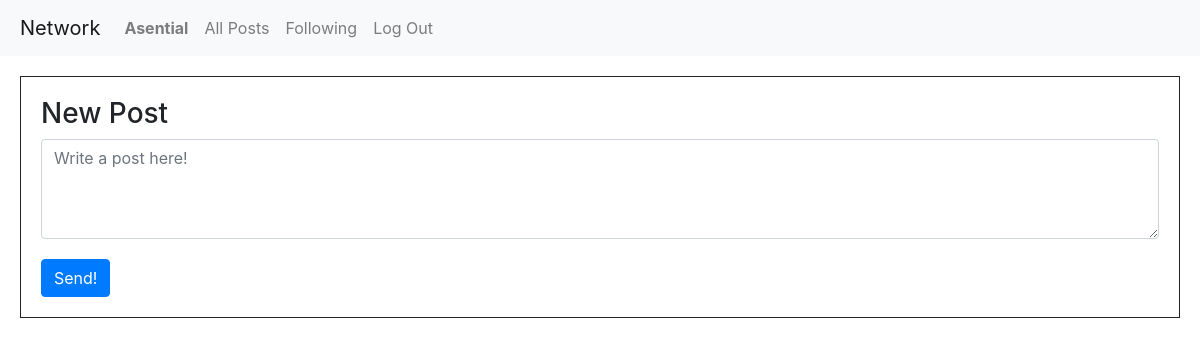
Before: / (signed in) with the older database file.
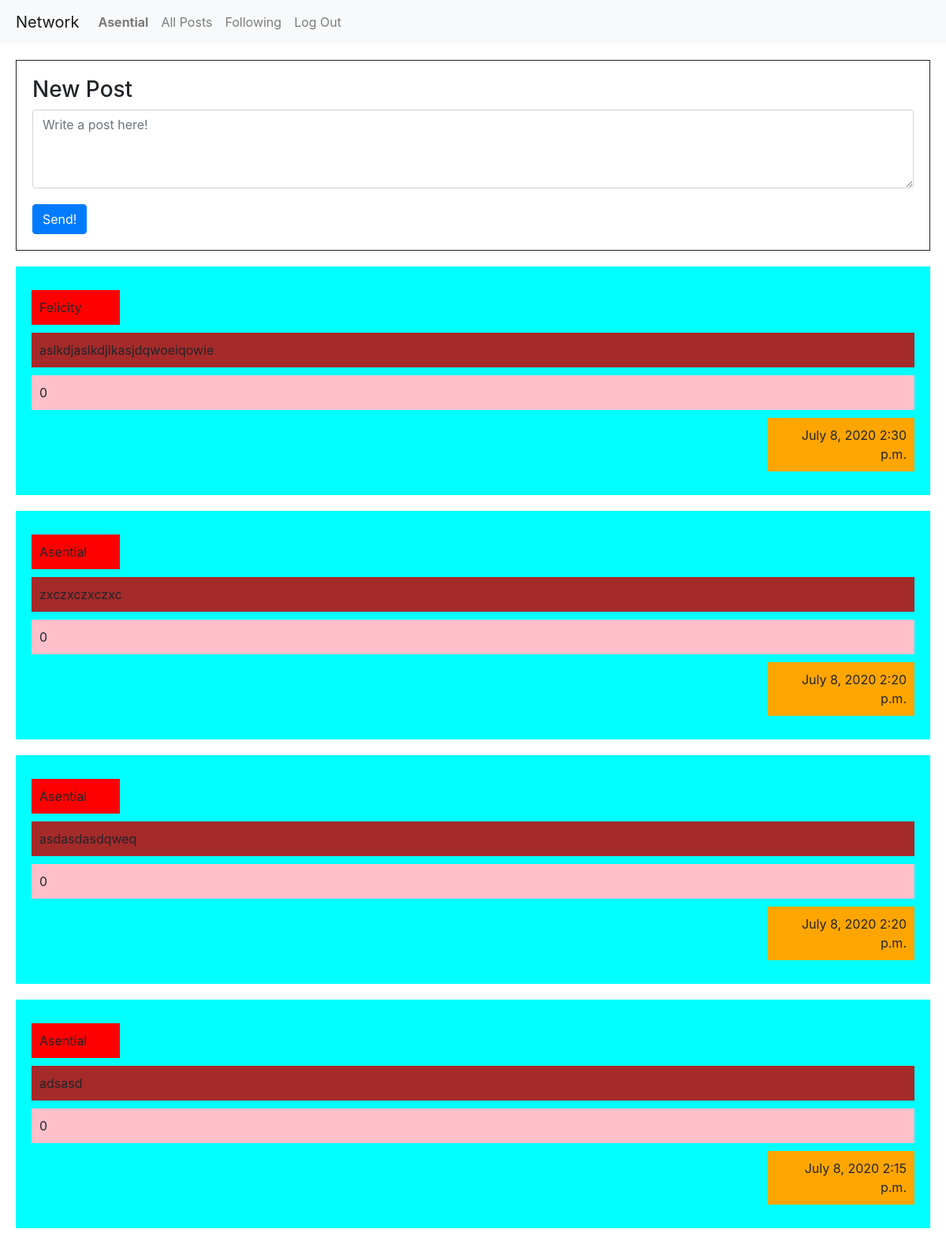
After: the same page with the newer database file.
### network/models.py (models this page shows, shortened)
class User(AbstractUser):
    pass

class Post(models.Model):
    user = models.ForeignKey(User, on_delete=models.CASCADE)
    content = models.TextField(max_length=400)
    likes = models.IntegerField(default=0)
    date = models.DateField(auto_now=False, auto_now_add=True)
    time = models.TimeField(auto_now=False, auto_now_add=True)

### network/views.py (the view)
# urls.py: path("", views.index, name="index"),
def index(request):
    posts = Post.objects.all().order_by('-id')
    return render(request, "network/index.html", {
        "posts": posts
    })

### network/templates/network/index.html
{% extends "network/layout.html" %}
{% block body %}
{% if user.is_authenticated %}
    <div style="border: 1px solid; margin: 20px 20px; padding: 20px 20px;">
        <form class="form-group" style="margin-bottom: 0">
            <h3>New Post</h3>
            <textarea class="form-control" style="height: 100px;" placeholder="Write a post here!"></textarea>
            <button type="submit" class="btn btn-primary" style="margin-top: 20px;">Send!</button>
        </form>
    </div>
    {% for post in posts %}
    <div class="post">
        <div class="user">{{post.user}}</div>
        <div class="content">{{post.content}}</div>
        <div class="likes">{{post.likes}}</div>
        <f class="row">
            <div class="col-10"></div>
            <div class="timestamp col-2">{{post.date}} {{post.time}}</div>
        </f>
    </div>
    {% endfor %}
{% endif %}
{% endblock %}

### network/templates/network/layout.html (shortened to what this page needs)
{% load static %}
<!DOCTYPE html>
<html lang="en">
    <head>
        <link rel="stylesheet" href="https://stackpath.bootstrapcdn.com/bootstrap/4.4.1/css/bootstrap.min.css">
        <link href="{% static 'network/styles.css' %}" rel="stylesheet">
    </head>
    <body>
        <nav class="navbar navbar-expand-lg navbar-light bg-light" style="padding-left: 20px;">
            <a class="navbar-brand" href="#">Network</a>
            <div>
              <ul class="navbar-nav mr-auto">
                {% if user.is_authenticated %}
                    <li class="nav-item">
                        <a class="nav-link" href="#"><strong>{{ user.username }}</strong></a>
                    </li>
                {% endif %}
                <li class="nav-item">
                  <a class="nav-link" href="{% url 'index' %}">All Posts</a>
                </li>
                {% if user.is_authenticated %}
                    <li class="nav-item">
                        <a class="nav-link" href="#">Following</a>
                    </li>
                    <li class="nav-item">
                        <a class="nav-link" href="{% url 'logout' %}">Log Out</a>
                    </li>
                {% endif %}
              </ul>
            </div>
          </nav>
        <div class="body">
            {% block body %}
            {% endblock %}
        </div>
    </body>
</html>

### network/static/network/styles.css (style rules this page uses)
.post { margin: 20px 20px; padding: 20px 20px; background-color: cyan; display: flex; flex-direction: column; }
.user { background-color: red; width: 10%; margin-top: 10px; }
.content { margin: 10px 0; background-color: brown; }
.timestamp { background-color: orange; text-align: right; width: 25%; }
.row { margin: 10px 0; }
.likes { background-color: pink; }
.user, .likes, .content, .timestamp { padding: 10px 10px; }

Changed rows visible on the page:
added Post: user "Felicity", content "aslkdjaslkdjlkasjdqwoeiqowie", likes "0", date "July 8, 2020", time "2:30 p.m."
added Post: user "Asential", content "zxczxczxczxc", likes "0", date "July 8, 2020", time "2:20 p.m."
added Post: user "Asential", content "asdasdasdqweq", likes "0", date "July 8, 2020", time "2:20 p.m."
added Post: user "Asential", content "adsasd", likes "0", date "July 8, 2020", time "2:15 p.m."
